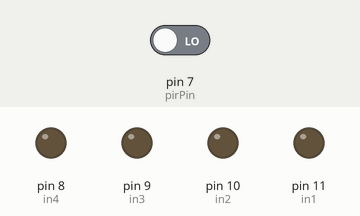
Recording of a sketch running on a simulated Arduino Uno, built with avr-gcc and run on an emulated ATmega328P. On the bench: output pins drawn as LEDs (lit = HIGH). Inputs (shaded band) come from the test bench; at power-on: pin 7 (pirPin) LOW. What the sketch prints to the serial monitor is not drawn.

Above: at 2.8 s.
2.9 s: pin 7 (pirPin) driven HIGH
At 4.2 s:
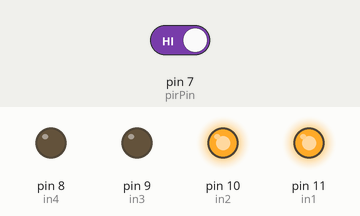
4.5 s: pin 7 (pirPin) driven LOW
At 6.1 s:
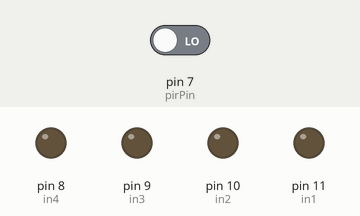
Timing chart, 0 to 7.6 s (numbered marks = the images above; inputs shaded):
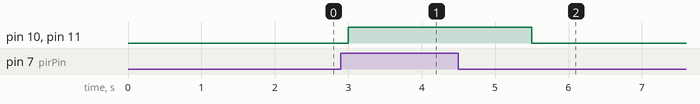

The sketch:

sketch_jul03a.ino
```cpp
#define pirPin 7
int in1 = 11;
int in2 = 10;
int in3 = 9;
int in4 = 8;

void setup() {
    pinMode(in1, OUTPUT);
    pinMode(in2, OUTPUT);
    pinMode(in3, OUTPUT);
    pinMode(in4, OUTPUT);
    Serial.begin(9600); // Объявляем работу com порта со скоростью 9600
  pinMode(pirPin, INPUT); //Объявляем пин, к которому подключен датчик движения, входом
}

void loop() {
  int pirVal = digitalRead(pirPin); //Считываем значения с датчика движения. Если обнаружили движение,
                                    //то транслируем сигнал тревоги в монитор порта и включаем светодиод
  if(pirVal == HIGH)
  {
     digitalWrite( in1, HIGH );
    digitalWrite( in2, HIGH );
    digitalWrite( in3, LOW );
    digitalWrite( in4, LOW );
    delay(500);
    Serial.print("Тревога ");
    delay(2000);
  }
else
{
  Serial.print("Сканирую ");
     digitalWrite( in1, LOW );
    digitalWrite( in2, LOW );
    digitalWrite( in3, LOW );
    digitalWrite( in4, LOW );
  delay(1000);
}
}
```

Measured:
- after the input at 2.9 s, pin 10 (in2), pin 11 (in1): LOW → HIGH after 0.10 s
- after the input at 4.5 s, pin 10 (in2), pin 11 (in1): HIGH → LOW after 1.0 s
